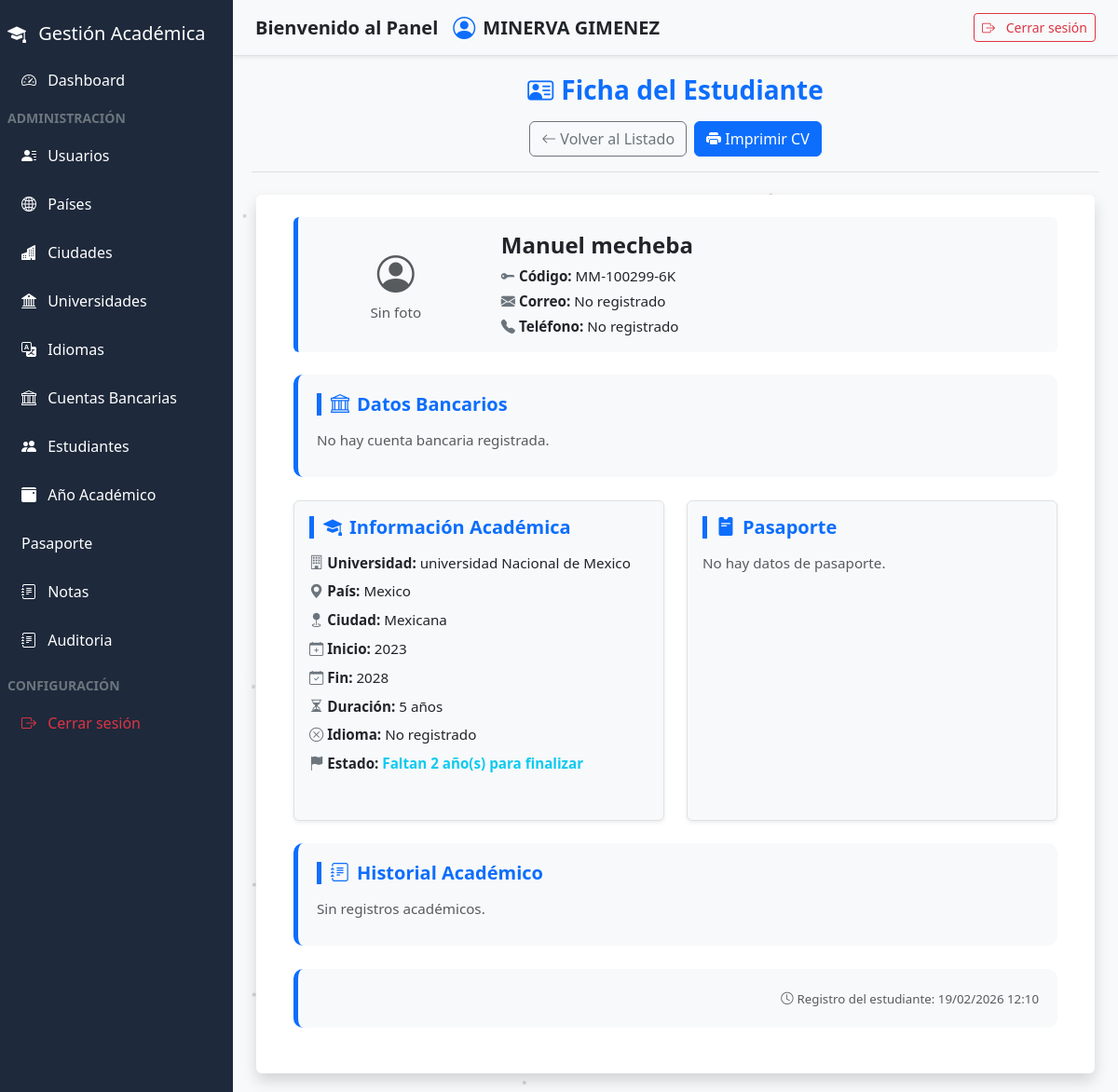
The page /admin/detalles_estudiantes.php?id=6 (signed in) on the database its author committed.
### tables this page shows
CREATE TABLE `estudiantes` (
  `id` int(11) NOT NULL,
  `nombre_completo` varchar(100) DEFAULT NULL,
  `codigo_acceso` varchar(20) DEFAULT NULL,
  `fecha_nacimiento` date DEFAULT NULL,
  `pais_id` int(11) NOT NULL,
  `ciudad_id` int(11) DEFAULT NULL,
  `universidad_id` int(11) DEFAULT NULL,
  `idioma_id` int(11) DEFAULT NULL,
  `anio_inicio_carrera` year(4) DEFAULT NULL,
  `anio_fin_carrera` year(4) DEFAULT NULL,
  `email` varchar(100) DEFAULT NULL,
  `telefono` varchar(20) DEFAULT NULL,
  `foto_perfil` varchar(255) DEFAULT NULL,
  `ruta_foto` varchar(255) DEFAULT NULL,
  `creado_en` timestamp NULL DEFAULT current_timestamp(),
  `idioma` varchar(255) DEFAULT NULL,
  `meses_idioma` int(11) DEFAULT NULL,
  `cuenta_id` int(11) DEFAULT NULL,
  `archivo_beca` text DEFAULT NULL
);

CREATE TABLE `universidades` (
  `id` int(11) NOT NULL,
  `nombre` varchar(100) NOT NULL,
  `ciudad_id` int(11) NOT NULL
);

CREATE TABLE `paises` (
  `id` int(11) NOT NULL,
  `nombre` varchar(50) NOT NULL
);

CREATE TABLE `ciudades` (
  `id` int(11) NOT NULL,
  `nombre` varchar(100) NOT NULL,
  `pais_id` int(11) NOT NULL
);

### admin/detalles_estudiantes.php (the view, shortened to what this page needs)
<?php include_once("../componentes/header.php"); ?>
<?php
$estudiante_id = intval($_GET['id']);
try {
    $stmt = $pdo->prepare("
        SELECT
            e.id, e.nombre_completo, e.codigo_acceso, e.fecha_nacimiento,
            e.anio_inicio_carrera, e.anio_fin_carrera, e.telefono,
            e.creado_en, e.pais_id, e.email, e.ciudad_id, e.meses_idioma,
            e.universidad_id, e.idioma_id, e.foto_perfil,
            p.nombre AS nombre_pais,
            c.nombre AS nombre_ciudad,
            u.nombre AS nombre_universidad,
            i.nombre AS nombre_idioma
        FROM estudiantes e
        LEFT JOIN paises p ON e.pais_id = p.id
        LEFT JOIN ciudades c ON e.ciudad_id = c.id
        LEFT JOIN universidades u ON e.universidad_id = u.id
        LEFT JOIN idiomas i ON e.idioma_id = i.id
        WHERE e.id = ?
    ");
    $stmt->execute([$estudiante_id]);
    $estudiante = $stmt->fetch(PDO::FETCH_ASSOC);
    $stmt = $pdo->prepare("
        SELECT aa.nombre AS anio_academico, n.observaciones, n.archivo_url, n.fecha_subida
        FROM notas n
        INNER JOIN anios_academicos aa ON n.anio_academico_id = aa.id
        WHERE n.estudiante_id = ?
        ORDER BY aa.nombre DESC
    ");
    $stmt->execute([$estudiante_id]);
    $notas = $stmt->fetchAll(PDO::FETCH_ASSOC);
    $stmt = $pdo->prepare("
        SELECT numero_pasaporte, fecha_emision, fecha_expiracion, archivo_url
        FROM pasaportes
        WHERE estudiante_id = ?
        ORDER BY fecha_subida DESC
        LIMIT 1
    ");
    $stmt->execute([$estudiante_id]);
    $pasaporte = $stmt->fetch(PDO::FETCH_ASSOC);
$stmt = $pdo->prepare("SELECT * FROM cuentas_bancarias WHERE estudiante_id = :id LIMIT 1");
$stmt->execute([':id' => $estudiante_id]);
$cuenta_bancaria = $stmt->fetch(PDO::FETCH_ASSOC);
} catch (PDOException $e) {
    die("Error al obtener datos: " . $e->getMessage());
}
?>
<?php include_once("../componentes/sidebar.php"); ?>
<main class="content" id="mainContent">
    <div class="cv-header text-center mb-4 border-bottom pb-3 position-relative">
        <h3 class="fw-bold text-primary"><i class="bi bi-person-vcard me-2"></i>Ficha del Estudiante</h3>
        <div class="mt-3 d-flex justify-content-center gap-2 flex-wrap">
            <a href="estudiantes.php" class="btn btn-outline-secondary">
                <i class="bi bi-arrow-left"></i> Volver al Listado
            </a>
            <button onclick="window.print()" class="btn btn-primary">
                <i class="bi bi-printer-fill"></i> Imprimir CV
            </button>
        </div>
    </div>
    <div class="cv-container container py-4 bg-white shadow rounded" style="max-width: 900px; font-size: 0.95rem;">
        <div class="cv-section mb-4 p-3 rounded bg-light">
            <div class="row align-items-center">
                <div class="col-md-3 text-center mb-3 mb-md-0">
                    <?php if (!empty($estudiante['foto_perfil']) && file_exists("../php/upload/perfil/" . $estudiante['foto_perfil'])): ?>
                        <img src="../php/upload/perfil/<?= htmlspecialchars($estudiante['foto_perfil']) ?>"
                            class="cv-photo rounded-circle border shadow-sm"
                            style="width: 120px; height: 120px; object-fit: cover;" alt="Foto">
                    <?php else: ?>
                        <div class="text-muted">
                            <i class="bi bi-person-circle fs-1"></i><br>Sin foto
                        </div>
                    <?php endif; ?>
                </div>
                <div class="col-md-9">
                    <h4 class="fw-bold mb-2"><?= htmlspecialchars($estudiante['nombre_completo']) ?></h4>
                    <p class="mb-1"><i class="bi bi-key-fill me-1 text-secondary"></i><strong>Código:</strong>
                        <?= $estudiante['codigo_acceso'] ?></p>
                    <p class="mb-1"><i class="bi bi-envelope-fill me-1 text-secondary"></i><strong>Correo:</strong>
                        <?= htmlspecialchars($estudiante['email']) ?: 'No registrado' ?></p>
                    <p class="mb-0"><i class="bi bi-telephone-fill me-1 text-secondary"></i><strong>Teléfono:</strong>
                        <?= htmlspecialchars($estudiante['telefono']) ?: 'No registrado' ?></p>
                </div>
            </div>
        </div>
 <?php if (!empty($cuenta_bancaria)): ?>
            <div class="cv-section mt-4">
                <h5 class="text-primary"><i class="bi bi-bank me-2"></i>Datos Bancarios</h5>
                <div class="row g-3">
                    <div class="col-md-6">
                        <p><i class="bi bi-wallet2 me-1 text-secondary"></i><strong>Tipo de Cuenta:</strong>
                            <?= htmlspecialchars($cuenta_bancaria['tipo_cuenta']) ?></p>
                        <p><i class="bi bi-bank2 me-1 text-secondary"></i><strong>Banco:</strong>
                            <?= htmlspecialchars($cuenta_bancaria['banco']) ?></p>
                        <p><i class="bi bi-123 me-1 text-secondary"></i><strong>N° de Cuenta:</strong>
                            <?= htmlspecialchars($cuenta_bancaria['numero_cuenta']) ?></p>
                    </div>
                    <div class="col-md-6">
                        <?php if (!empty($cuenta_bancaria['tarjeta_visa'])): ?>
                            <p><i class="bi bi-credit-card-2-front-fill me-1 text-secondary"></i><strong>Tarjeta VISA:</strong>
                                <?= htmlspecialchars($cuenta_bancaria['tarjeta_visa']) ?></p>
                            <p><i class="bi bi-calendar-event me-1 text-secondary"></i><strong>Caducidad:</strong>
                                <?= date('m/Y', strtotime($cuenta_bancaria['fecha_caducidad_tarjeta'])) ?></p>
                        <?php else: ?>
                            <p><i class="bi bi-credit-card me-1 text-secondary"></i><strong>Tarjeta VISA:</strong> No registrada
                            </p>
                        <?php endif; ?>
                    </div>
                </div>
            </div>
        <?php else: ?>
            <div class="cv-section mt-4">
                <h5 class="text-primary"><i class="bi bi-bank me-2"></i>Datos Bancarios</h5>
                <p class="text-muted">No hay cuenta bancaria registrada.</p>
            </div>
        <?php endif; ?>
        <div class="row g-4">
            <div class="col-lg-6">
                <div class="cv-section border p-3 rounded shadow-sm h-100">
                    <h5 class="text-primary"><i class="bi bi-mortarboard-fill me-2"></i>Información Académica</h5>
                    <p><i class="bi bi-building me-1 text-secondary"></i><strong>Universidad:</strong>
                        <?= htmlspecialchars($estudiante['nombre_universidad']) ?></p>
                    <p><i class="bi bi-geo-alt-fill me-1 text-secondary"></i><strong>País:</strong>
                        <?= htmlspecialchars($estudiante['nombre_pais']) ?></p>
                    <p><i class="bi bi-geo-fill me-1 text-secondary"></i><strong>Ciudad:</strong>
                        <?= htmlspecialchars($estudiante['nombre_ciudad']) ?></p>
                    <p><i class="bi bi-calendar-plus me-1 text-secondary"></i><strong>Inicio:</strong> <span
                            id="inicioCarrera"><?= $estudiante['anio_inicio_carrera'] ?></span></p>
                    <p><i class="bi bi-calendar-check me-1 text-secondary"></i><strong>Fin:</strong> <span
                            id="finCarrera"><?= $estudiante['anio_fin_carrera'] ?></span></p>
                    <?php $años = (int) $estudiante['anio_fin_carrera'] - (int) $estudiante['anio_inicio_carrera']; ?>
                    <p><i class="bi bi-hourglass-split me-1 text-secondary"></i><strong>Duración:</strong> <?= $años ?>
                        años</p>
                    <?php if (!empty($estudiante['nombre_idioma'])): ?>
                        <p><i class="bi bi-translate me-1 text-secondary"></i><strong>Idioma:</strong>
                            <?= $estudiante['nombre_idioma'] ?></p>
                        <p><i class="bi bi-clock-history me-1 text-secondary"></i><strong>Duración Idioma:</strong>
                            <?= $estudiante['meses_idioma'] ?> meses</p>
                        <p><i class="bi bi-patch-check me-1 text-secondary"></i><strong>Total (incluyendo idioma):</strong>
                            <?= number_format($años + ($estudiante['meses_idioma'] / 12), 2) ?> años</p>
                    <?php else: ?>
                        <p><i class="bi bi-x-circle me-1 text-secondary"></i><strong>Idioma:</strong> No registrado</p>
                    <?php endif; ?>
                    <p><i class="bi bi-flag-fill me-1 text-secondary"></i><strong>Estado:</strong> <span
                            id="estadoCarrera" class="fw-semibold"></span></p>
                </div>
            </div>
            <div class="col-lg-6">
                <div class="cv-section border p-3 rounded shadow-sm h-100">
                    <h5 class="text-primary"><i class="bi bi-pass-fill me-2"></i>Pasaporte</h5>
                    <?php if ($pasaporte): ?>
                        <p><i class="bi bi-123 me-1 text-secondary"></i><strong>Número:</strong>
                            <?= htmlspecialchars($pasaporte['numero_pasaporte']) ?></p>
                        <p><i class="bi bi-calendar-event me-1 text-secondary"></i><strong>Emisión:</strong>
                            <?= date('d/m/Y', strtotime($pasaporte['fecha_emision'])) ?></p>
                        <p><i class="bi bi-calendar-x me-1 text-secondary"></i><strong>Expiración:</strong> <span
                                id="fechaExpPasaporte"><?= date('d/m/Y', strtotime($pasaporte['fecha_expiracion'])) ?></span>
                        </p>
                        <p><i class="bi bi-file-earmark-pdf me-1 text-secondary"></i><strong>Archivo:</strong>
                            <?php if (!empty($pasaporte['archivo_url'])): ?>
                                <a href="../php/<?= htmlspecialchars($pasaporte['archivo_url']) ?>"
                                    class="btn btn-sm btn-outline-primary" target="_blank">
                                    <i class="bi bi-eye-fill"></i> Ver PDF
                                </a>
                            <?php else: ?>
                                <span class="text-muted">No disponible</span>
                            <?php endif; ?>
                        </p>
                        <p><i class="bi bi-flag-fill me-1 text-secondary"></i><strong>Estado:</strong> <span
                                id="estadoPasaporte" class="fw-semibold"></span></p>
                    <?php else: ?>
                        <p class="text-muted">No hay datos de pasaporte.</p>
                    <?php endif; ?>
                </div>
            </div>
        </div>
        <div class="cv-section mt-4">
            <h5 class="text-primary"><i class="bi bi-journal-text me-2"></i>Historial Académico</h5>
            <?php if (!empty($notas)): ?>
                <div class="table-responsive border rounded shadow-sm">
                    <table class="table table-bordered table-striped table-hover align-middle mb-0">
                        <thead class="table-light">
                            <tr>
                                <th>Año Académico</th>
                                <th>Observaciones</th>
                                <th>Documento</th>
                                <th>Registro</th>
                            </tr>
                        </thead>
                        <tbody>
                            <?php foreach ($notas as $nota): ?>
                                <tr>
                                    <td><?= htmlspecialchars($nota['anio_academico']) ?></td>
                                    <td><?= nl2br(htmlspecialchars($nota['observaciones'])) ?></td>
                                    <td>
                                        <?php if (!empty($nota['archivo_url'])): ?>
                                            <a href="../php/upload/notas/<?= htmlspecialchars($nota['archivo_url']) ?>"
                                                class="btn btn-sm btn-outline-primary" target="_blank">
                                                <i class="bi bi-file-earmark-text"></i> Ver Documento
                                            </a>
                                        <?php else: ?>
                                            <span class="text-muted">No disponible</span>
                                        <?php endif; ?>
                                    </td>
                                    <td><?= date('d/m/Y', strtotime($nota['fecha_subida'])) ?></td>
                                </tr>
                            <?php endforeach; ?>
                        </tbody>
                    </table>
                </div>
            <?php else: ?>
                <p class="text-muted">Sin registros académicos.</p>
            <?php endif; ?>
        </div>
        <div class="cv-section text-end text-muted mt-4">
            <small><i class="bi bi-clock me-1"></i>Registro del estudiante:
                <?= date('d/m/Y H:i', strtotime($estudiante['creado_en'])) ?></small>
        </div>
    </div>
</main>
<?php include_once("../componentes/footer.php"); ?>

### componentes/header.php (style rules this page uses)
* { box-sizing: border-box; }
body { background: #f8f9fa; min-height: 100vh; color: linear-gradient(135deg, #1e1e2f, #2a2a40); font-family: 'Segoe UI', sans-serif; overflow-x: hidden; }
.content { flex-grow: 1; margin-left: 250px; padding: 80px 20px 20px; height: 100vh; overflow-y: auto; transition: margin-left 0.3s ease; }
.cv-container { max-width: 800px; margin: 30px auto; background: #fff; padding: 40px; box-shadow: 0 0 10px rgba(0, 0, 0, 0.15); border-radius: 10px; font-family: 'Segoe UI', Tahoma, Geneva, Verdana, sans-serif; }
.cv-header { border-bottom: 2px solid #0d6efd; padding-bottom: 10px; margin-bottom: 30px; }
.cv-section { margin-bottom: 30px; }
.cv-section h5 { border-left: 5px solid #0d6efd; padding-left: 10px; margin-bottom: 20px; color: #0d6efd; }

### admin/detalles_estudiantes.php (style rules this page uses)
.cv-container { max-width: 900px; margin: auto; background: #fff; padding: 40px; border-radius: 12px; box-shadow: 0 0 10px rgba(0, 0, 0, 0.05); position: relative; }
.cv-header { border-bottom: 2px solid #dee2e6; padding-bottom: 15px; }
.cv-header h3 { font-weight: 700; }
.cv-section { background: #f8f9fa; border-radius: 10px; padding: 20px; margin-bottom: 25px; border-left: 5px solid #0d6efd; }
.cv-section h5 { font-weight: 600; color: #0d6efd; margin-bottom: 15px; }
.cv-section p { margin-bottom: 8px; }

### rows shown on the page
estudiantes: nombre_completo "Manuel mecheba", codigo_acceso "MM-100299-6K", email "No registrado", telefono "No registrado", universidad.nombre "universidad Nacional de Mexico", pais.nombre "Mexico", ciudad.nombre "Mexicana", anio_inicio_carrera "2023", anio_fin_carrera "2028", años "5", creado_en "19/02/2026 12:10"

### other values the page prints
$_SESSION['usuario_nombre'] "MINERVA GIMENEZ"
